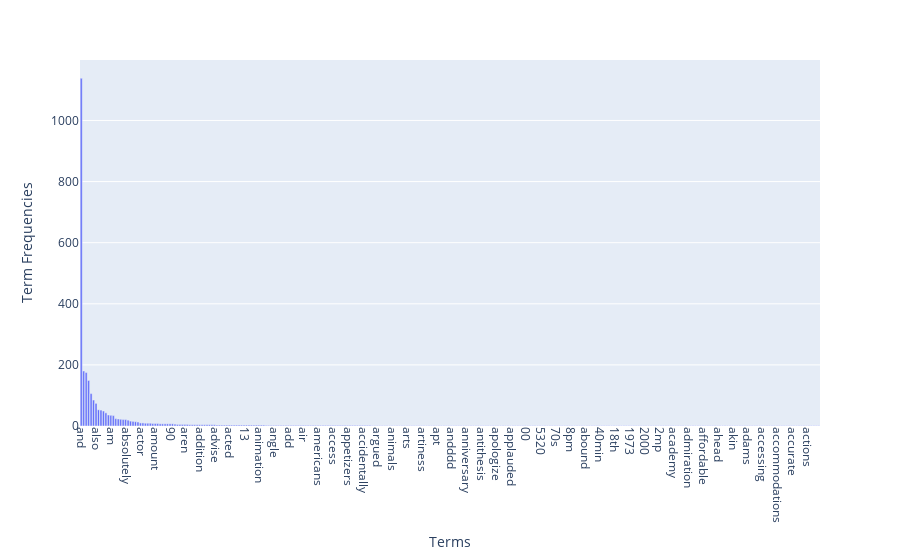

Notebook source saved alongside this figure:
### Code cell
# Answer here
data = {'Terms': count_vect.get_feature_names_out()[:300], 'Term Frequencies': term_frequencies[:300]}
df = pd.DataFrame(data)

# Sort the data in descending order of term frequencies
df = df.sort_values(by='Term Frequencies', ascending=False)

fig = px.bar(df, x='Terms', y='Term Frequencies', labels={'Term Frequencies': 'Term Frequencies'})
fig.update_xaxes(tickangle=90)  # Rotate x-axis labels for better visibility

fig.show()

### Figure 1 — Plotly figure (JSON) as saved in the notebook; plotly's stock layout.template omitted (floating-point values rounded to 4 significant figures; data arrays with more than 128 entries replaced by an {"elided": "..."} marker saying what was removed)
{"data": [{"alignmentgroup": "True", "hovertemplate": "Terms=%{x}<br>Term Frequencies=%{y}<extra></extra>", "legendgroup": "", "marker": {"color": "#636efa", "pattern": {"shape": ""}}, "name": "", "offsetgroup": "", "orientation": "v", "showlegend": false, "textposition": "auto", "type": "bar", "x": {"elided": "300 str values"}, "xaxis": "x", "y": {"elided": "300 int values"}, "yaxis": "y"}], "layout": {"barmode": "relative", "legend": {"tracegroupgap": 0}, "margin": {"t": 60}, "xaxis": {"anchor": "y", "domain": [0, 1], "tickangle": 90, "title": {"text": "Terms"}}, "yaxis": {"anchor": "x", "domain": [0, 1], "title": {"text": "Term Frequencies"}}}}
